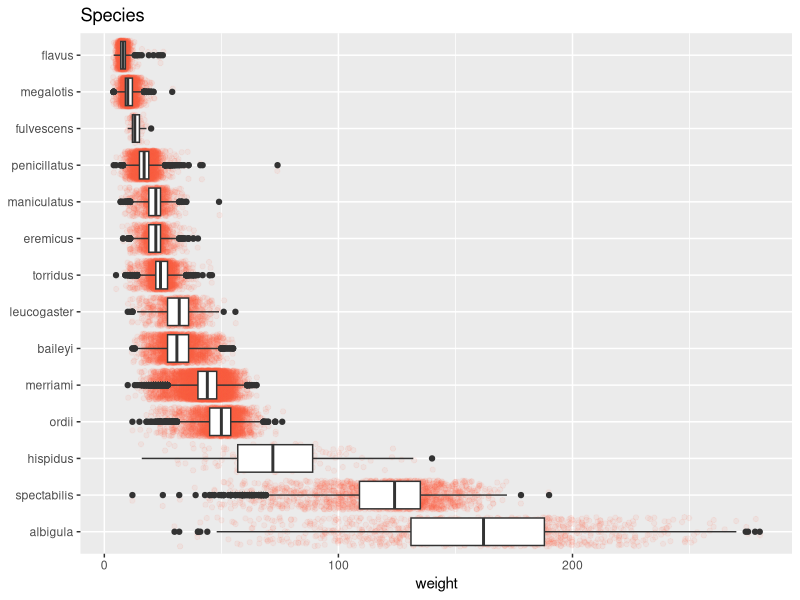
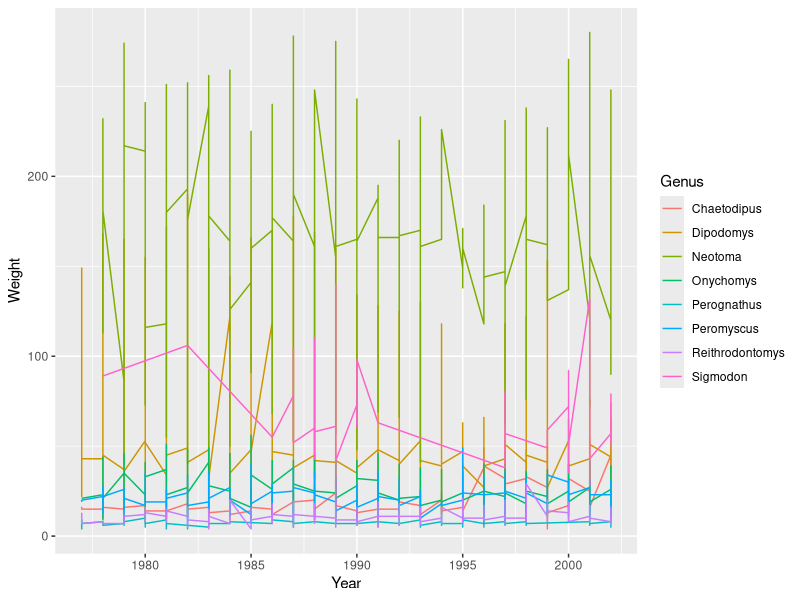
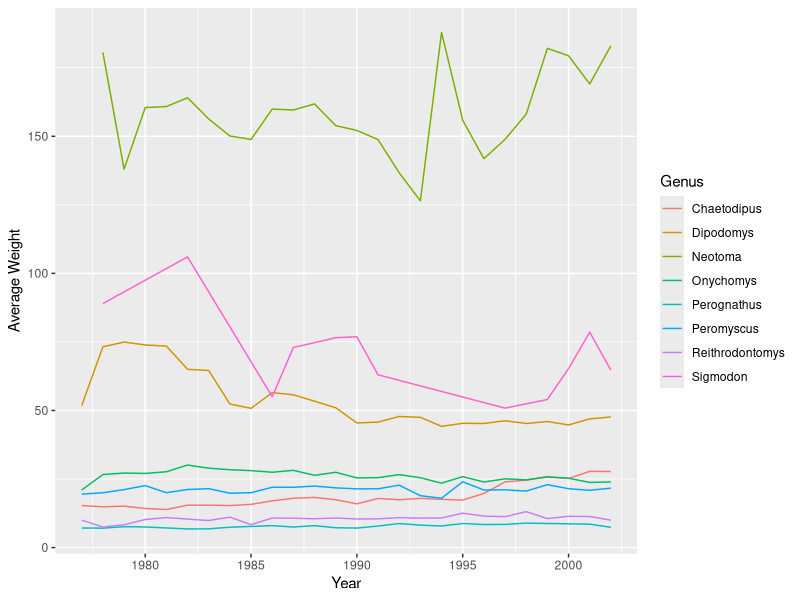
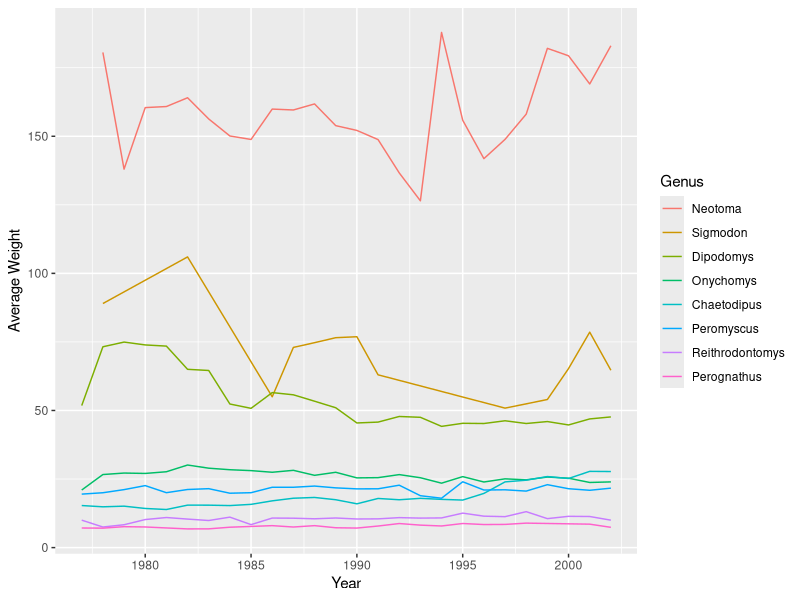
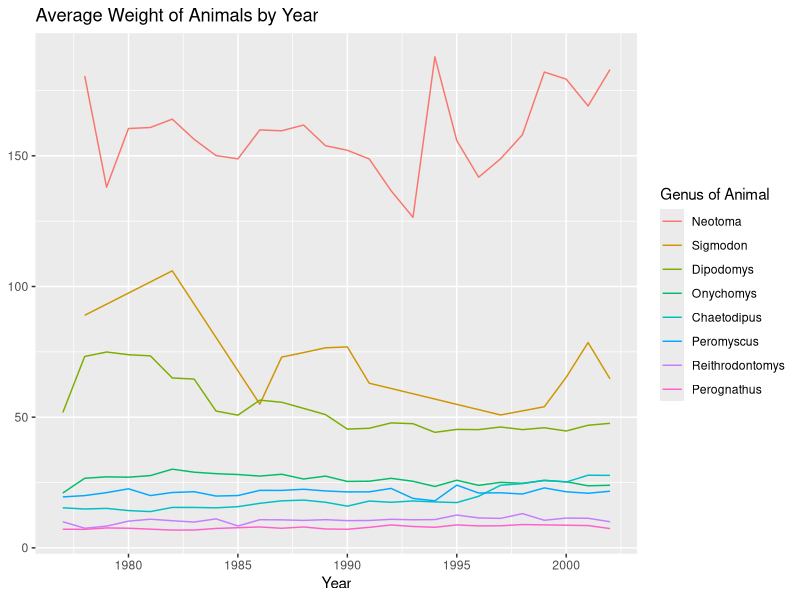
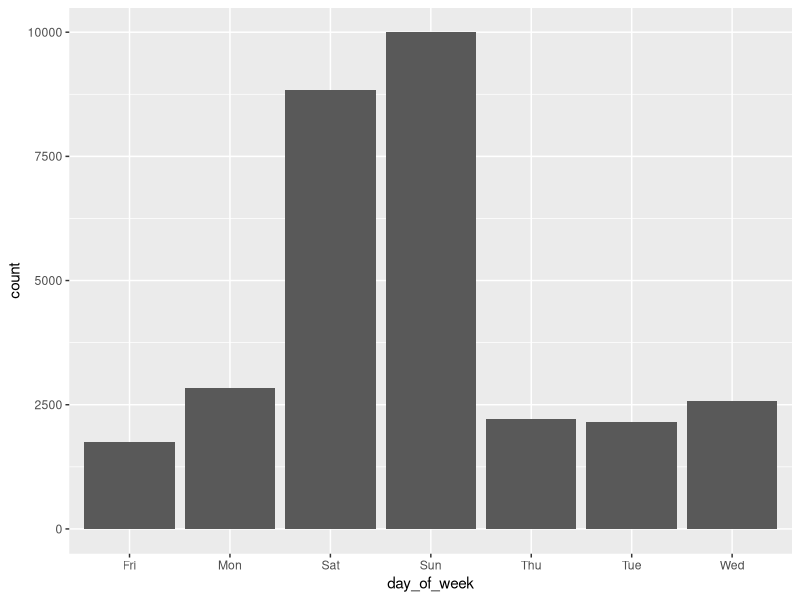
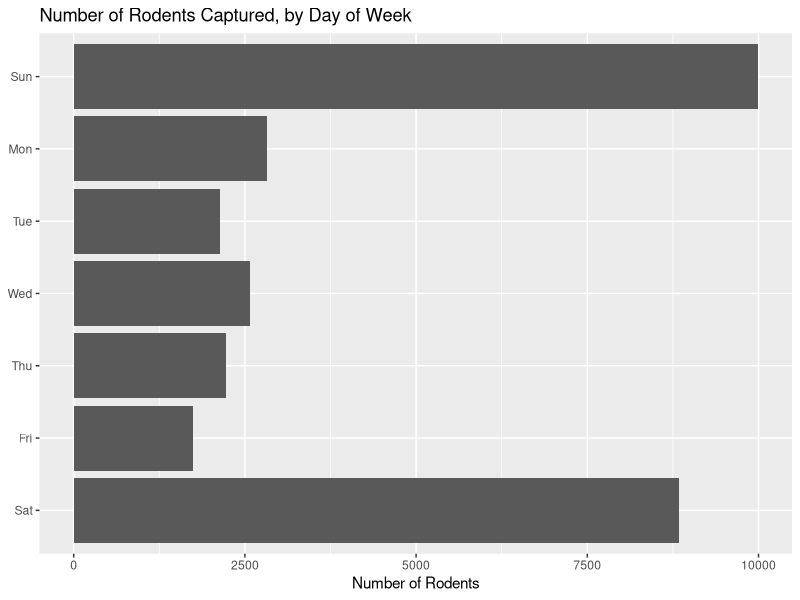
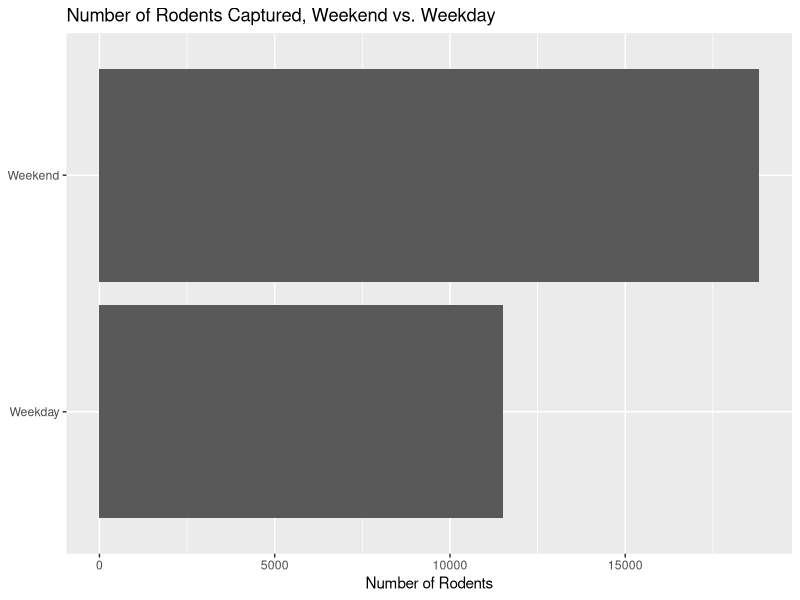

Write the R code that produced these figures, in order.
## ---- chunk 1
#| message: false
library(tidyverse)
library(forcats)
## ---- chunk 2
#| message: false
surveys <- read_csv(
  here::here(
    "supporting_artifacts",
    'Learning Targets',
    'surveys.csv'
  )
)
## ---- chunk 3
surveys <- surveys |> 
  mutate(
    species = fct_reorder(
      species,
      weight,
      .fun = mean,
      .desc = TRUE
    )
  )
    
surveys |> 
  ggplot(
    mapping = aes(
      x = weight,
      y = species
    )
  ) +
    geom_jitter(color = 'tomato', alpha = 1/15) +
    geom_boxplot() +
# Question 2:
  labs(
    title = 'Species',
    xlab = 'Weight'
  ) +
  theme(
    axis.title.y = element_blank()
  )
## ---- chunk 4
surveys_ts <- surveys |> 
  group_by(
    genus,
    year
  )
  
ggplot(
  data = surveys_ts,
  mapping = aes(
    x = year,
    y = weight,
    color = genus
  )
) +
geom_line() +
labs(
  x = 'Year',
  y = 'Weight',
  color = 'Genus'
)
## ---- chunk 5
surveys_ts_mean <- surveys_ts |> 
  mutate(
    avg_weight = mean(weight)
  )

ggplot(
  data = surveys_ts_mean,
  mapping = aes(
    x = year,
    y = avg_weight,
    color = genus
  )
) +
  geom_line() +
  labs(
    x = 'Year',
    y = 'Average Weight',
    color = 'Genus'
  )
## ---- chunk 6
ggplot(
  data = surveys_ts_mean,
  mapping = aes(
    x = year,
    y = avg_weight,
    color = fct_reorder(
      genus,
      weight,
      .fun = mean,
      .desc = T
    )
  )
) +
  geom_line() +
  labs(
    x = 'Year',
    y = 'Average Weight',
    color = 'Genus'
  )
## ---- chunk 7
ggplot(
  data = surveys_ts_mean,
  mapping = aes(
    x = year,
    y = avg_weight,
    color = fct_reorder(
      genus,
      weight,
      .fun = mean,
      .desc = T
    )
  )
) +
  geom_line() +
  labs(
    x = 'Year',
    title = 'Average Weight of Animals by Year',
    color = 'Genus of Animal'
  ) +
  theme(
    axis.title.y = element_blank()
  )
## ---- chunk 8
rodents <- surveys |> 
  filter(
    taxa == 'Rodent',
    day_of_week != 'NA'
  )

ggplot(
  data = rodents,
  mapping = aes(
    x = day_of_week
  )
) +
  geom_bar()
## ---- chunk 9
ggplot(
  data = rodents,
  mapping = aes(
    y = fct_relevel(
      day_of_week,
      'Sat',
      'Fri',
      'Thu',
      'Wed',
      'Tue',
      'Mon',
      'Sun'
    )
  )
) +
  geom_bar() +
  labs(
    x = 'Number of Rodents',
    title = 'Number of Rodents Captured, by Day of Week'
  ) +
  theme(
    axis.title.y = element_blank()
  )
## ---- chunk 10
ggplot(
  data = rodents,
  mapping = aes(
    y = fct_collapse(
      day_of_week,
      Weekend = c('Sun', 'Sat'),
      Weekday = c('Mon', 'Tue', 'Wed', 'Thu', 'Fri')
    )
  )
) +
  geom_bar() +
  labs(
    x = 'Number of Rodents',
    title = 'Number of Rodents Captured, Weekend vs. Weekday'
  ) +
  theme(
    axis.title.y = element_blank()
  )
